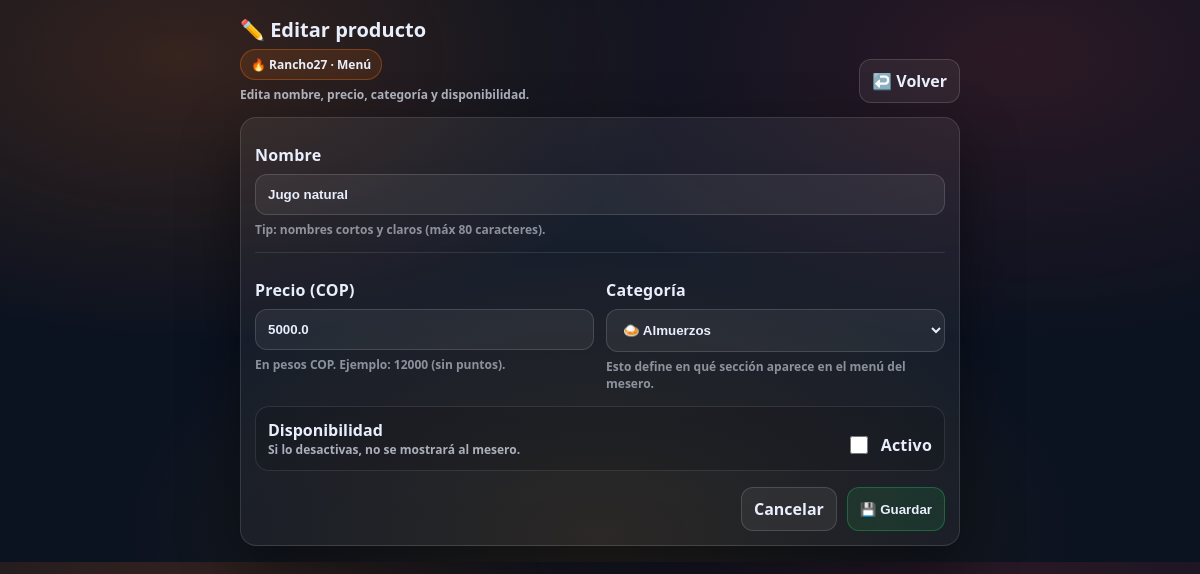
The page /admin/productos/4/editar (signed in) on the database as committed earlier.
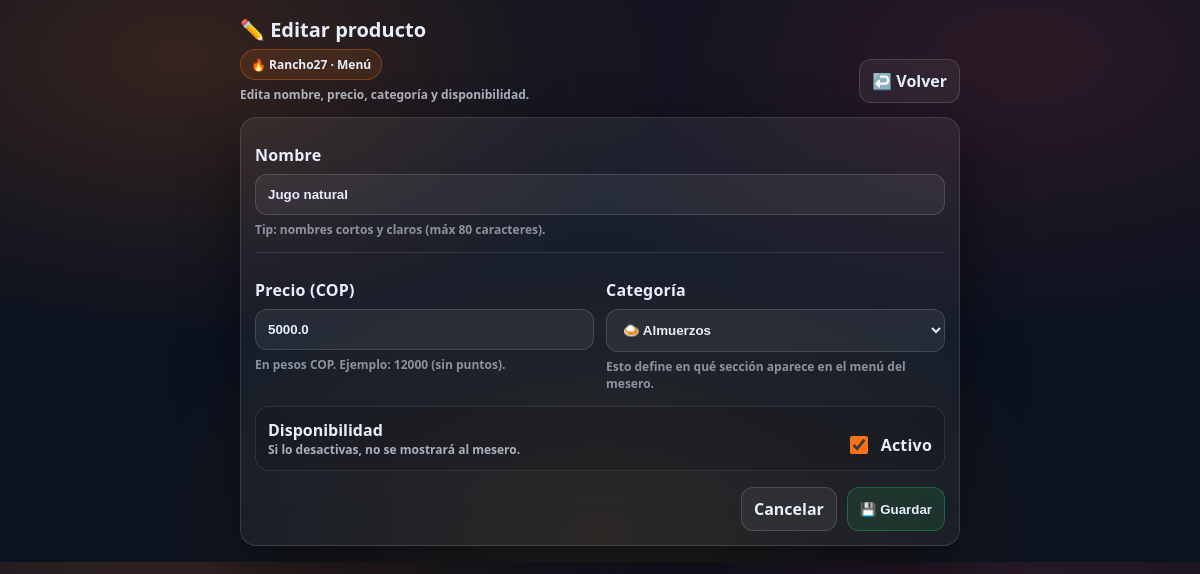
The same page on the database as committed later.
### models.py (models this page shows, shortened)
class Producto(db.Model):
    id = db.Column(db.Integer, primary_key=True)
    nombre = db.Column(db.String(100), nullable=False)
    precio = db.Column(db.Float, nullable=False)
    activo = db.Column(db.Boolean, default=True)
    categoria = db.Column(db.String(30), nullable=False, default="almuerzos")

### app.py (the view, shortened to what this page needs)
@app.route("/admin/productos/<int:producto_id>/editar", methods=["GET", "POST"])
@login_required
def admin_producto_editar(producto_id):
    if not solo_admin():
        return redirect(url_for("login"))
    producto = Producto.query.get_or_404(producto_id)
    error = None
    return render_template("admin_producto_form.html", modo="editar", producto=producto, error=error, categorias=CATEGORIAS)

### app.py (called while the page is built)
@login_manager.user_loader
def load_user(user_id):
    return db.session.get(User, int(user_id))

def solo_admin():
    return current_user.is_authenticated and (current_user.role or "").lower() == "admin"

### templates/admin_producto_form.html (shortened to what this page needs)
<!DOCTYPE html>
<html lang="es">
<head>
</head>
<body>
  <div class="wrap">
    <div class="topbar">
      <div class="title">
        <h1 style="margin:0; font-size:20px;">
          {% if modo=='nuevo' %}➕ Nuevo producto{% else %}✏️ Editar producto{% endif %}
        </h1>
        <div class="badge">🔥 Rancho27 · Menú</div>
        <div class="muted">
          {% if modo=='nuevo' %}
            Crea un producto y asígnale su categoría (para el menú del mesero).
          {% else %}
            Edita nombre, precio, categoría y disponibilidad.
          {% endif %}
        </div>
      </div>
      <div class="btnrow">
        <a class="btn" href="{{ url_for('admin_productos') }}">↩️ Volver</a>
      </div>
    </div>
    <div class="card">
      <form method="POST" style="margin-top:12px;">
        <label>Nombre</label>
        <input
          class="input"
          type="text"
          name="nombre"
          value="{{ producto.nombre if producto else '' }}"
          placeholder="Ej: Costillas BBQ / Hamburguesa / Limonada"
          required
          maxlength="80"
        >
        <div class="helper">Tip: nombres cortos y claros (máx 80 caracteres).</div>
        <div class="divider"></div>
        <div class="row2">
          <div>
            <label>Precio (COP)</label>
            <input
              class="input"
              type="number"
              step="0.01"
              name="precio"
              value="{{ producto.precio if producto else '' }}"
              placeholder="Ej: 15000"
              required
              min="0"
            >
            <div class="helper">En pesos COP. Ejemplo: 12000 (sin puntos).</div>
          </div>
          <div>
            <label>Categoría</label>
            <select name="categoria" required>
              {% set cat_actual = (producto.categoria if producto and producto.categoria else "almuerzos") %}
              <option value="almuerzos" {% if cat_actual=="almuerzos" %}selected{% endif %}>🍛 Almuerzos</option>
            </select>
            <div class="helper">Esto define en qué sección aparece en el menú del mesero.</div>
          </div>
        </div>
        {% if modo == "editar" %}
          <div class="switchRow">
            <div>
              <b>Disponibilidad</b>
              <div class="muted">Si lo desactivas, no se mostrará al mesero.</div>
            </div>
            <label class="toggle">
              <input type="checkbox" name="activo" {% if producto and producto.activo %}checked{% endif %}>
              Activo
            </label>
          </div>
        {% endif %}
        <div class="actions">
          <a class="btn" href="{{ url_for('admin_productos') }}">Cancelar</a>
          <button class="btn green" type="submit">💾 Guardar</button>
        </div>
      </form>
    </div>
  </div>
</body>
</html>

Rows that differ between the two databases and show on the page:
changed Producto "Jugo natural": activo "☐" → "☑"
